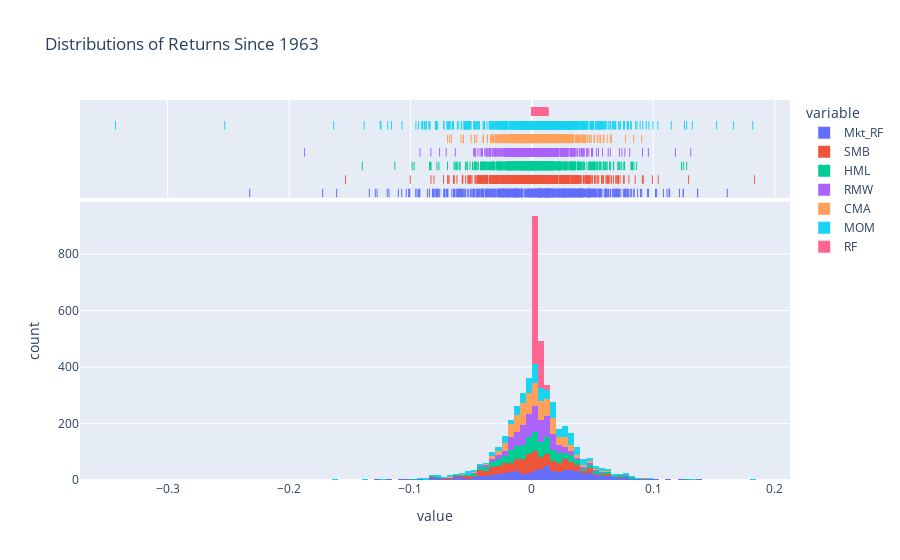

Source (notebook cell):
### Markdown cell above
### Distributions of Factor Returns

### Code cell
# Histogram of Each Factor Returns
# data.hist(figsize=(15, 10), bins=50)
# plt.suptitle(f"Distributions of Returns Since {since_y}", fontsize=20)
# plt.show()

px.histogram(data, title=f"Distributions of Returns Since {since_y}", marginal="rug")

### Figure 1 — Plotly figure (JSON) as saved in the notebook; plotly's stock layout.template omitted (floating-point values rounded to 4 significant figures; data arrays with more than 128 entries replaced by an {"elided": "..."} marker saying what was removed)
{"data": [{"alignmentgroup": "True", "bingroup": "x", "hovertemplate": "variable=Mkt_RF<br>value=%{x}<br>count=%{y}<extra></extra>", "legendgroup": "Mkt_RF", "marker": {"color": "#636efa", "pattern": {"shape": ""}}, "name": "Mkt_RF", "offsetgroup": "Mkt_RF", "orientation": "v", "showlegend": true, "type": "histogram", "x": {"elided": "710 float values"}, "xaxis": "x", "yaxis": "y"}, {"alignmentgroup": "True", "boxpoints": "all", "fillcolor": "rgba(255,255,255,0)", "hoveron": "points", "hovertemplate": "variable=Mkt_RF<br>value=%{x}<extra></extra>", "jitter": 0, "legendgroup": "Mkt_RF", "line": {"color": "rgba(255,255,255,0)"}, "marker": {"color": "#636efa", "symbol": "line-ns-open"}, "name": "Mkt_RF", "offsetgroup": "Mkt_RF", "showlegend": false, "type": "box", "x": {"elided": "710 float values"}, "xaxis": "x2", "yaxis": "y2"}, {"alignmentgroup": "True", "bingroup": "x", "hovertemplate": "variable=SMB<br>value=%{x}<br>count=%{y}<extra></extra>", "legendgroup": "SMB", "marker": {"color": "#EF553B", "pattern": {"shape": ""}}, "name": "SMB", "offsetgroup": "SMB", "orientation": "v", "showlegend": true, "type": "histogram", "x": {"elided": "710 float values"}, "xaxis": "x", "yaxis": "y"}, {"alignmentgroup": "True", "boxpoints": "all", "fillcolor": "rgba(255,255,255,0)", "hoveron": "points", "hovertemplate": "variable=SMB<br>value=%{x}<extra></extra>", "jitter": 0, "legendgroup": "SMB", "line": {"color": "rgba(255,255,255,0)"}, "marker": {"color": "#EF553B", "symbol": "line-ns-open"}, "name": "SMB", "offsetgroup": "SMB", "showlegend": false, "type": "box", "x": {"elided": "710 float values"}, "xaxis": "x2", "yaxis": "y2"}, {"alignmentgroup": "True", "bingroup": "x", "hovertemplate": "variable=HML<br>value=%{x}<br>count=%{y}<extra></extra>", "legendgroup": "HML", "marker": {"color": "#00cc96", "pattern": {"shape": ""}}, "name": "HML", "offsetgroup": "HML", "orientation": "v", "showlegend": true, "type": "histogram", "x": {"elided": "710 float values"}, "xaxis": "x", "yaxis": "y"}, {"alignmentgroup": "True", "boxpoints": "all", "fillcolor": "rgba(255,255,255,0)", "hoveron": "points", "hovertemplate": "variable=HML<br>value=%{x}<extra></extra>", "jitter": 0, "legendgroup": "HML", "line": {"color": "rgba(255,255,255,0)"}, "marker": {"color": "#00cc96", "symbol": "line-ns-open"}, "name": "HML", "offsetgroup": "HML", "showlegend": false, "type": "box", "x": {"elided": "710 float values"}, "xaxis": "x2", "yaxis": "y2"}, {"alignmentgroup": "True", "bingroup": "x", "hovertemplate": "variable=RMW<br>value=%{x}<br>count=%{y}<extra></extra>", "legendgroup": "RMW", "marker": {"color": "#ab63fa", "pattern": {"shape": ""}}, "name": "RMW", "offsetgroup": "RMW", "orientation": "v", "showlegend": true, "type": "histogram", "x": {"elided": "710 float values"}, "xaxis": "x", "yaxis": "y"}, {"alignmentgroup": "True", "boxpoints": "all", "fillcolor": "rgba(255,255,255,0)", "hoveron": "points", "hovertemplate": "variable=RMW<br>value=%{x}<extra></extra>", "jitter": 0, "legendgroup": "RMW", "line": {"color": "rgba(255,255,255,0)"}, "marker": {"color": "#ab63fa", "symbol": "line-ns-open"}, "name": "RMW", "offsetgroup": "RMW", "showlegend": false, "type": "box", "x": {"elided": "710 float values"}, "xaxis": "x2", "yaxis": "y2"}, {"alignmentgroup": "True", "bingroup": "x", "hovertemplate": "variable=CMA<br>value=%{x}<br>count=%{y}<extra></extra>", "legendgroup": "CMA", "marker": {"color": "#FFA15A", "pattern": {"shape": ""}}, "name": "CMA", "offsetgroup": "CMA", "orientation": "v", "showlegend": true, "type": "histogram", "x": {"elided": "710 float values"}, "xaxis": "x", "yaxis": "y"}, {"alignmentgroup": "True", "boxpoints": "all", "fillcolor": "rgba(255,255,255,0)", "hoveron": "points", "hovertemplate": "variable=CMA<br>value=%{x}<extra></extra>", "jitter": 0, "legendgroup": "CMA", "line": {"color": "rgba(255,255,255,0)"}, "marker": {"color": "#FFA15A", "symbol": "line-ns-open"}, "name": "CMA", "offsetgroup": "CMA", "showlegend": false, "type": "box", "x": {"elided": "710 float values"}, "xaxis": "x2", "yaxis": "y2"}, {"alignmentgroup": "True", "bingroup": "x", "hovertemplate": "variable=MOM<br>value=%{x}<br>count=%{y}<extra></extra>", "legendgroup": "MOM", "marker": {"color": "#19d3f3", "pattern": {"shape": ""}}, "name": "MOM", "offsetgroup": "MOM", "orientation": "v", "showlegend": true, "type": "histogram", "x": {"elided": "710 float values"}, "xaxis": "x", "yaxis": "y"}, {"alignmentgroup": "True", "boxpoints": "all", "fillcolor": "rgba(255,255,255,0)", "hoveron": "points", "hovertemplate": "variable=MOM<br>value=%{x}<extra></extra>", "jitter": 0, "legendgroup": "MOM", "line": {"color": "rgba(255,255,255,0)"}, "marker": {"color": "#19d3f3", "symbol": "line-ns-open"}, "name": "MOM", "offsetgroup": "MOM", "showlegend": false, "type": "box", "x": {"elided": "710 float values"}, "xaxis": "x2", "yaxis": "y2"}, {"alignmentgroup": "True", "bingroup": "x", "hovertemplate": "variable=RF<br>value=%{x}<br>count=%{y}<extra></extra>", "legendgroup": "RF", "marker": {"color": "#FF6692", "pattern": {"shape": ""}}, "name": "RF", "offsetgroup": "RF", "orientation": "v", "showlegend": true, "type": "histogram", "x": {"elided": "710 float values"}, "xaxis": "x", "yaxis": "y"}, {"alignmentgroup": "True", "boxpoints": "all", "fillcolor": "rgba(255,255,255,0)", "hoveron": "points", "hovertemplate": "variable=RF<br>value=%{x}<extra></extra>", "jitter": 0, "legendgroup": "RF", "line": {"color": "rgba(255,255,255,0)"}, "marker": {"color": "#FF6692", "symbol": "line-ns-open"}, "name": "RF", "offsetgroup": "RF", "showlegend": false, "type": "box", "x": {"elided": "710 float values"}, "xaxis": "x2", "yaxis": "y2"}], "layout": {"barmode": "relative", "legend": {"title": {"text": "variable"}, "tracegroupgap": 0}, "title": {"text": "Distributions of Returns Since 1963"}, "xaxis": {"anchor": "y", "domain": [0, 1], "title": {"text": "value"}}, "xaxis2": {"anchor": "y2", "domain": [0, 1], "matches": "x", "showgrid": true, "showticklabels": false}, "yaxis": {"anchor": "x", "domain": [0, 0.7326], "title": {"text": "count"}}, "yaxis2": {"anchor": "x2", "domain": [0.7426, 1], "matches": "y2", "showgrid": false, "showline": false, "showticklabels": false, "ticks": ""}}}
